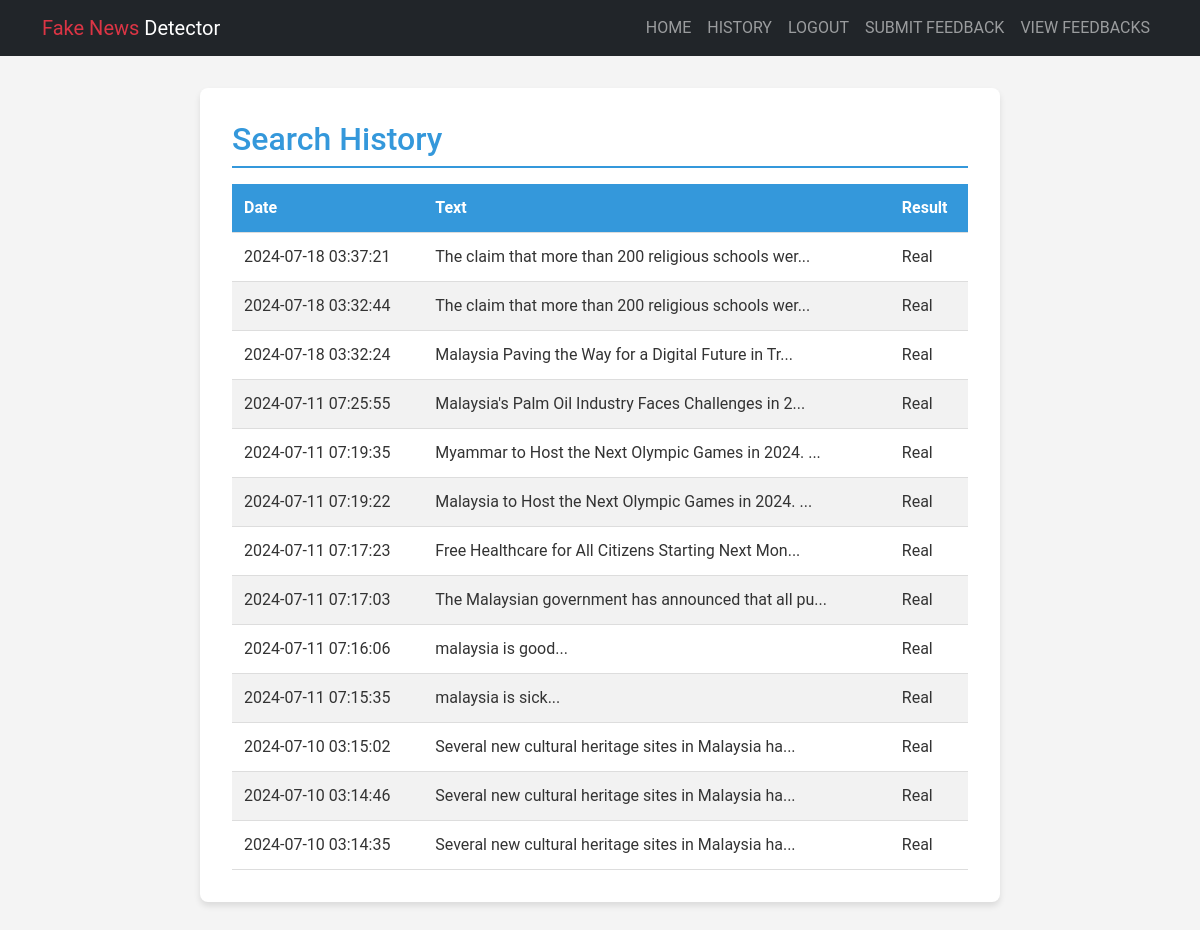
The page /history (signed in) on the database its author committed.
### app.py (models this page shows)
class UserSearch(db.Model):
    id = db.Column(db.Integer, primary_key=True)
    user_id = db.Column(db.Integer, db.ForeignKey('user.id'), nullable=False)
    text = db.Column(db.Text, nullable=False)
    result = db.Column(db.String(10), nullable=False)
    timestamp = db.Column(db.DateTime, default=datetime.utcnow)

### app.py (the view)
@app.route('/history')
@login_required
def history():
    searches = UserSearch.query.filter_by(user_id=current_user.id).order_by(UserSearch.timestamp.desc()).all()
    return render_template('history.html', searches=searches)

### app.py (called while the page is built)
@login_manager.user_loader
def load_user(user_id):
    return User.query.get(int(user_id))

### templates/history.html (shortened to what this page needs)
{% extends "base.html" %}
{% block content %}
<div class="content">
    <h2>Search History</h2>
    {% if searches %}
        <table>
            <thead>
                <tr>
                    <th>Date</th>
                    <th>Text</th>
                    <th>Result</th>
                </tr>
            </thead>
            <tbody>
            {% for search in searches %}
                <tr>
                    <td>{{ search.timestamp.strftime('%Y-%m-%d %H:%M:%S') }}</td>
                    <td>{{ search.text[:50] }}...</td>
                    <td>{{ search.result }}</td>
                </tr>
            {% endfor %}
            </tbody>
        </table>
    {% else %}
        <div class="no-history">
            No search history available.
        </div>
    {% endif %}
</div>
{% endblock %}

### templates/history.html (style rules this page uses)
:root { --primary-color: #3498db; --secondary-color: #2ecc71; --background-color: #f4f4f4; --text-color: #333; --card-background: #ffffff; }
body { font-family: 'Roboto', sans-serif; background-color: var(--background-color); color: var(--text-color); }
.content { max-width: 800px; margin: 2rem auto; padding: 2rem; background-color: var(--card-background); border-radius: 8px; box-shadow: 0 4px 6px rgba(0,0,0,0.1); }
h2 { color: var(--primary-color); border-bottom: 2px solid var(--primary-color); padding-bottom: 0.5rem; }
table { width: 100%; border-collapse: collapse; margin-top: 1rem; }
th, td { padding: 0.75rem; text-align: left; border-bottom: 1px solid #ddd; }
th { background-color: var(--primary-color); color: white; }
tr:nth-child(even) { background-color: #f2f2f2; }

### rows shown on the page
UserSearch: timestamp "2024-07-18 03:37:21", text "The claim that more than 200 religious schools wer", result "Real"
UserSearch: timestamp "2024-07-18 03:32:44", text "The claim that more than 200 religious schools wer", result "Real"
UserSearch: timestamp "2024-07-18 03:32:24", text "Malaysia Paving the Way for a Digital Future in Tr", result "Real"
UserSearch: timestamp "2024-07-11 07:25:55", text "Malaysia's Palm Oil Industry Faces Challenges in 2", result "Real"
UserSearch: timestamp "2024-07-11 07:19:35", text "Myammar to Host the Next Olympic Games in 2024.", result "Real"
UserSearch: timestamp "2024-07-11 07:19:22", text "Malaysia to Host the Next Olympic Games in 2024.", result "Real"
UserSearch: timestamp "2024-07-11 07:17:23", text "Free Healthcare for All Citizens Starting Next Mon", result "Real"
UserSearch: timestamp "2024-07-11 07:17:03", text "The Malaysian government has announced that all pu", result "Real"
UserSearch: timestamp "2024-07-11 07:16:06", text "malaysia is good", result "Real"
UserSearch: timestamp "2024-07-11 07:15:35", text "malaysia is sick", result "Real"
UserSearch: timestamp "2024-07-10 03:15:02", text "Several new cultural heritage sites in Malaysia ha", result "Real"
UserSearch: timestamp "2024-07-10 03:14:46", text "Several new cultural heritage sites in Malaysia ha", result "Real"
UserSearch: timestamp "2024-07-10 03:14:35", text "Several new cultural heritage sites in Malaysia ha", result "Real"
